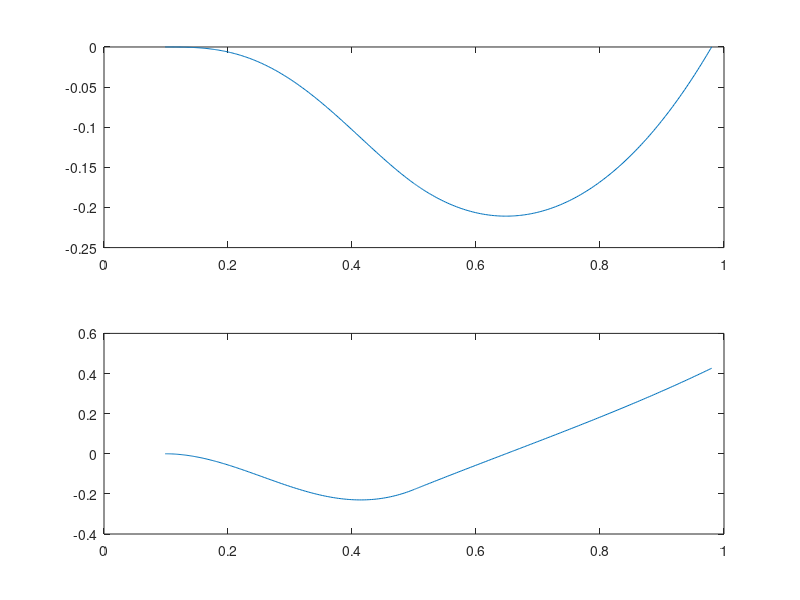

This figure's MATLAB source:
function linearrock()
b=0.5;
h=1.5;
ap=0.55435;
R=sqrt(b^2+h^2);
alpha=atan(b/h);
g=9.81;
p=sqrt(3*g/4/R);
option=odeset('RelTol',1e-10,'AbsTol',1e-12,'Events',@EventFcn);

omega=2*pi;
t=asin(alpha/ap)/omega;
tspan=[t,2];
inity=[0,0];
[rt,ry,te,ye,ie]=ode45(@wffc,tspan,inity,option);
figure(1)
subplot(2,1,1)
plot(rt,ry(:,1)/alpha);
subplot(2,1,2)
plot(rt,ry(:,2));

    function dy=wffc(t,y)
        dy=zeros(2,1);
        dy(1)=y(2);
        if t<=0.5
            dy(2)=p^2*y(1)-(p^2)*ap*sin(omega*t)+alpha*p^2;
        else
            dy(2)=p^2*y(1)+alpha*p^2;
        end
    end

    function [value,isterminal,direction]=EventFcn(~,y)
        value(1)=y(1);
        isterminal(1)=1;
        direction(1)=0;
        
        value(2)=abs(y(1))-alpha;
        isterminal(2)=1;
        direction(2)=1;
    end
end


